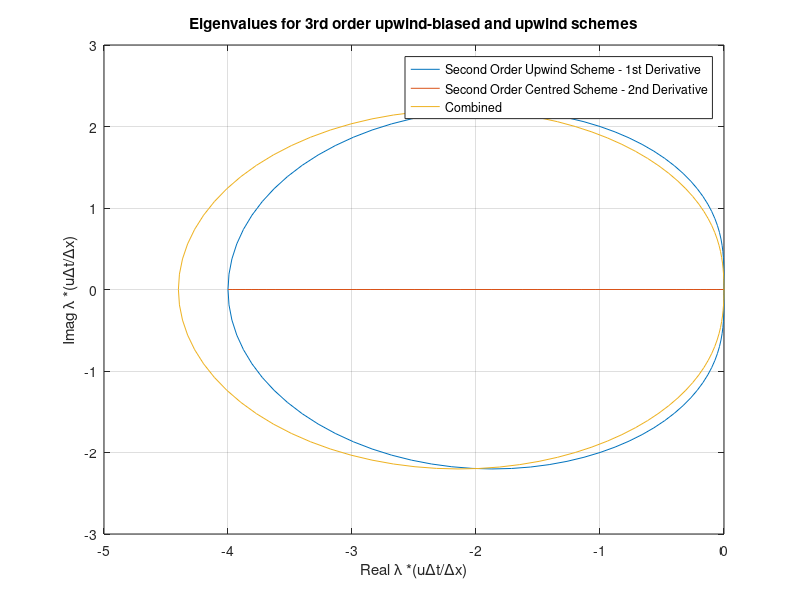
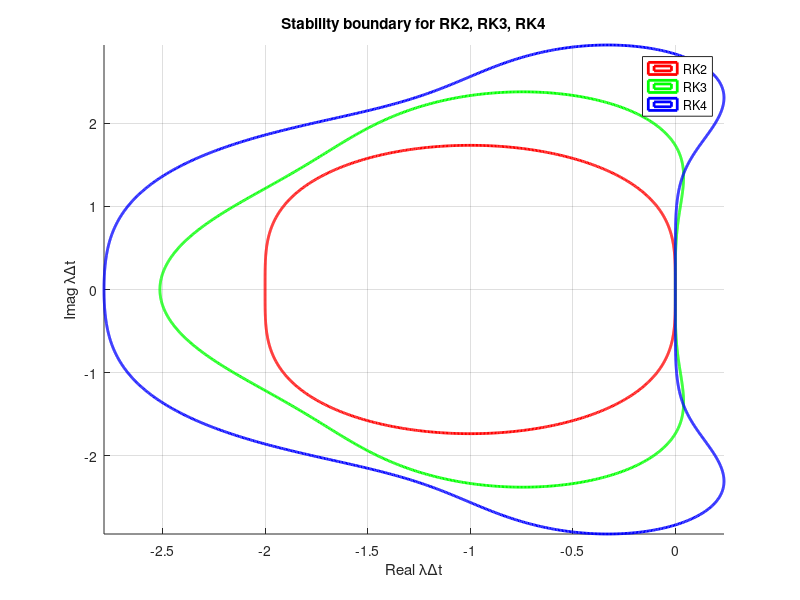
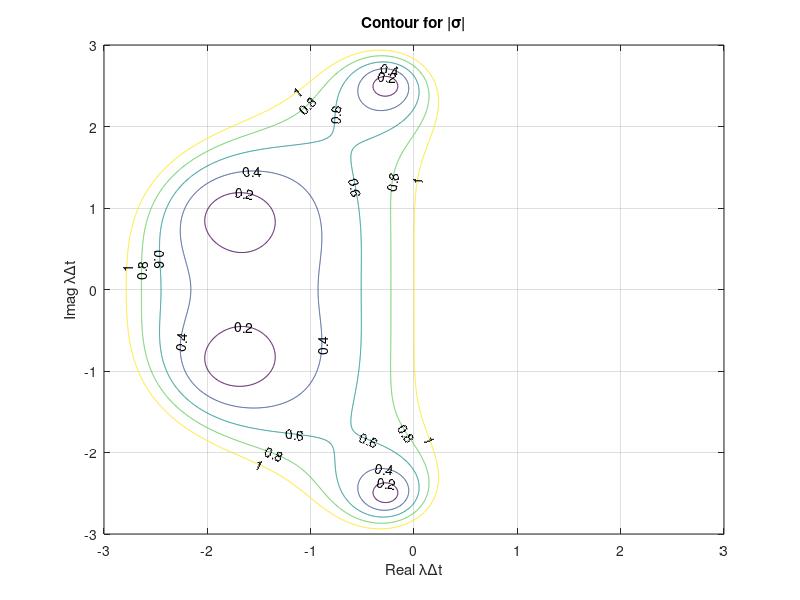
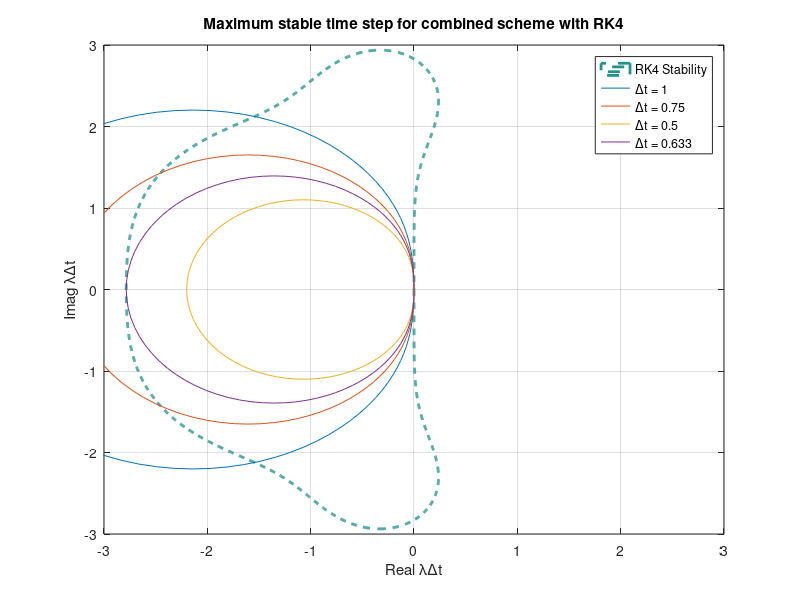

Reproduce these figures in MATLAB, in order.
%% MECH 510 - Assignment 3
% Nicholas Earle

clear;clc;

phi = 0:2*pi/100:2*pi;

%% Second Order Upwind Scheme - 1st Derivative

LU2_1 = @(phi) -(3 -4*cos(phi) + cos(2*phi) + 1i*(4*sin(phi) - sin(2*phi)));

LU2 = LU2_1(phi);

plot(1/2*real(LU2), 1/2*imag(LU2));
xlabel('Real \lambda *(u\Deltat/\Deltax)');
ylabel('Imag \lambda *(u\Deltat/\Deltax)');
title('Eigenvalues for 3rd order upwind-biased and upwind schemes');
grid on;

%% Second Order Centred Scheme - 2nd Derivative

LC2_2 = @(phi) cos(phi) - 1;

LC2 = LC2_2(phi);

hold on;
plot(2*real(LC2), 2*imag(LC2));


%% Combined

LUC2 = @(phi) -17 + 22*cos(phi) - 5*cos(2*phi) - 5i*(4*sin(phi) - sin(2*phi));

LUC = LUC2(phi);

plot(1/10*real(LUC), 1/10*imag(LUC));
legend('Second Order Upwind Scheme - 1st Derivative','Second Order Centred Scheme - 2nd Derivative', 'Combined');

%% Runge-Kutta Schemes

% Specify x range and number of points
x0 = -3;
x1 = 3;
Nx = 901;
% Specify y range and number of points
y0 = -3;
y1 = 3;
Ny = 901;
% Construct mesh
xv = linspace(x0,x1,Nx);
yv = linspace(y0,y1,Ny);
[phi,y] = meshgrid(xv,yv);

% Calculate z
z = phi + 1i*y;

g2 = 1 + z + 1/2*z.^2;
g3 = 1 + z + 1/2*z.^2 + 1/6*z.^3;
g4 = 1 + z + 1/2*z.^2 + 1/6*z.^3 + 1/24*z.^4;

b = 1;
% Calculate magnitude of g
gmag2 = abs(g2);
gmag3 = abs(g3);
gmag4 = abs(g4);
% Plot contours of gmag
figure();
hold on;
contour(phi,y,gmag2,[b b], 'r','LineWidth', 2);
contour(phi,y,gmag3,[b b], 'g','LineWidth', 2);
contour(phi,y,gmag4,[b b], 'b','LineWidth', 2);
xlabel('Real \lambda\Deltat');
ylabel('Imag \lambda\Deltat');
title('Stability boundary for RK2, RK3, RK4');
legend('RK2','RK3','RK4');
axis tight;
grid on;

b = 0.2:0.2:1;
figure()
contour(phi,y,gmag4,b,'ShowText', 'on');
xlabel('Real \lambda\Deltat');
ylabel('Imag \lambda\Deltat');
title('Contour for |\sigma|');
grid on;

%% Max time step for RK4
figure()
contour(phi, y, gmag4, [1 1], '--','LineWidth', 2);
hold on;
plot(real(LUC/10),imag(LUC/10));
plot(0.75*real(LUC/10), 0.75*imag(LUC/10));
plot(0.5*real(LUC/10), 0.5*imag(LUC/10));
plot(0.633*real(LUC/10), 0.633*imag(LUC/10));
xlabel('Real \lambda\Deltat');
ylabel('Imag \lambda\Deltat');
title('Maximum stable time step for combined scheme with RK4');
legend('RK4 Stability','\Deltat = 1','\Deltat = 0.75','\Deltat = 0.5','\Deltat = 0.633');
grid on;


%% Max amp factor for funky 3 stage time advance

phi = pi/2:pi/200:pi;
f = @(phi) 1/2*(-3 + 4*cos(phi) - cos(2*phi) - 1i*(4*sin(phi) - sin(2*phi)));

sig = @(CFL) max(abs(1 + 97/75*CFL*f(phi) + 24/25*CFL^2*f(phi).^2 + 16/75*CFL^2*f(phi).^3));

cmin = fminsearch(sig, 0.3)
sig_max = sig(cmin)


